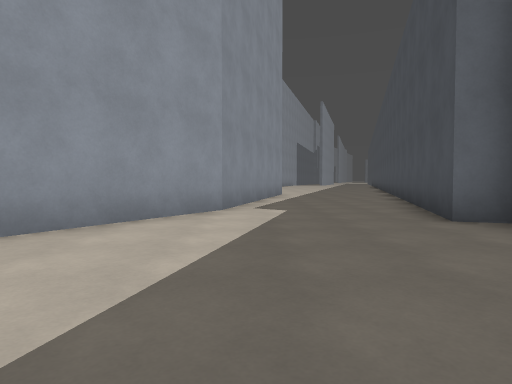
view 1 (above)

18 first-person views from a walk through a level from a Godot 3-D game. The camera is 1.2 m above the floor, tilts 2° down and sees 75° across. The floor is counted in squares, 2 m on a side. Each view is taken from the middle of a square. On the plan, view 1 faces up. The plan holds only what a view shows up to about 10 squares ahead; the rest is blank. The place goes on beyond the plan. Surface patterns are stand-ins for the level's own textures.

view 2
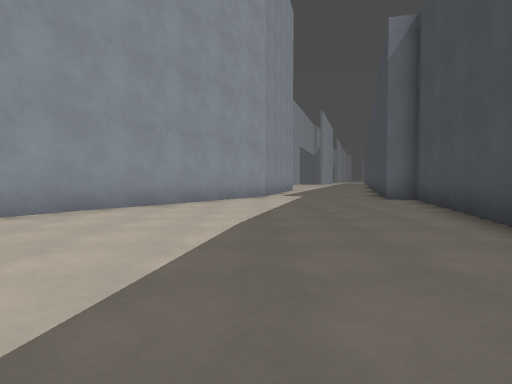

view 3
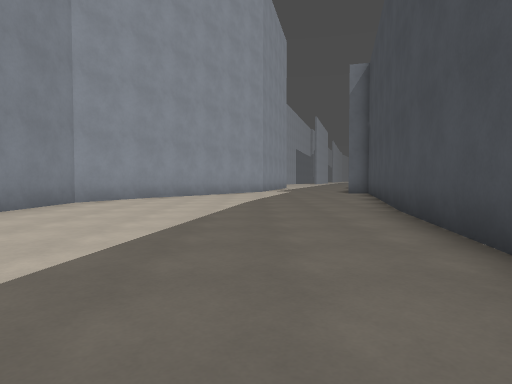

view 4
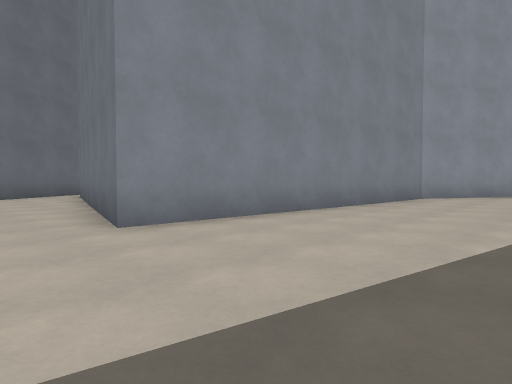

view 5
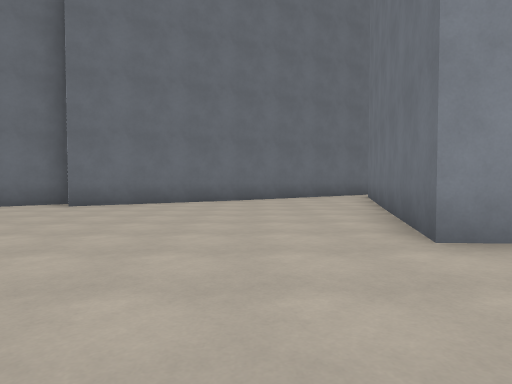

view 6
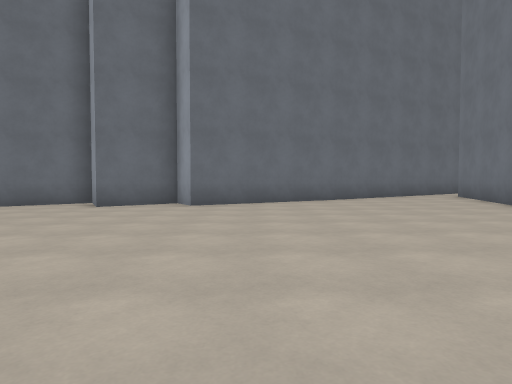

view 7
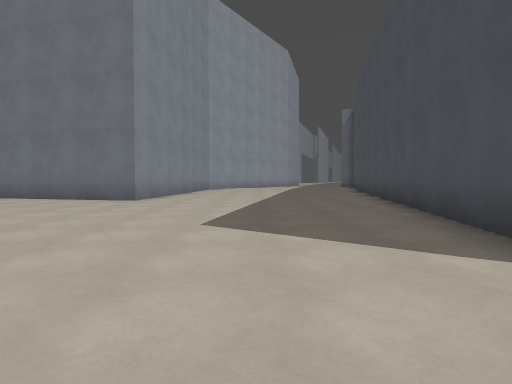

view 8
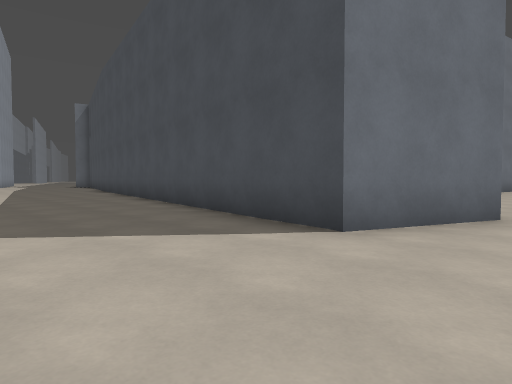

view 9
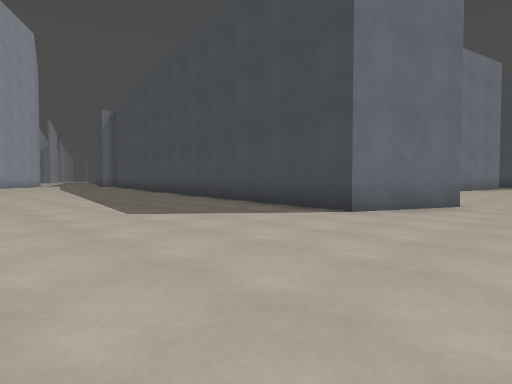

view 10
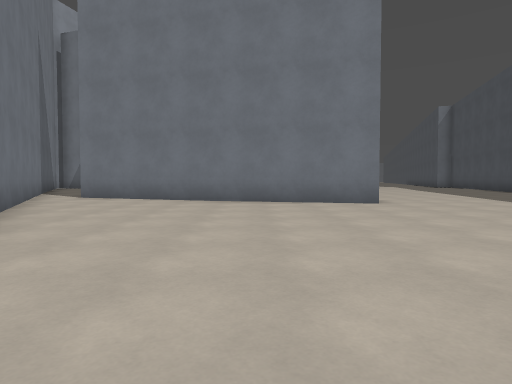

view 11
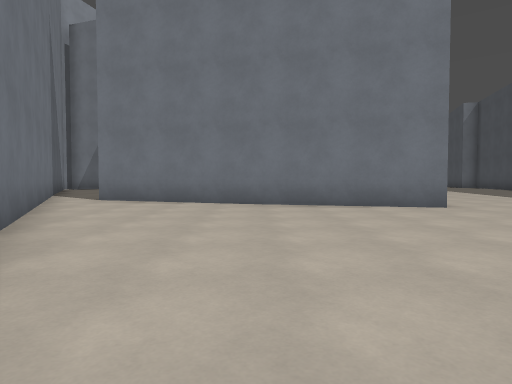

view 12
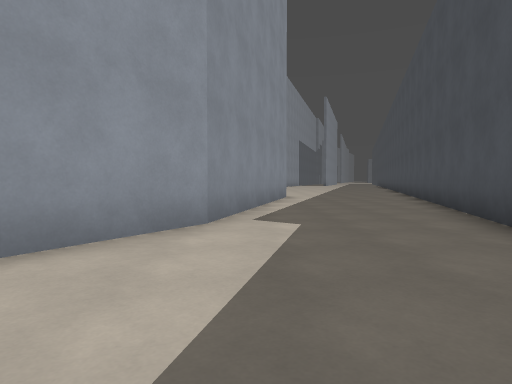

view 13
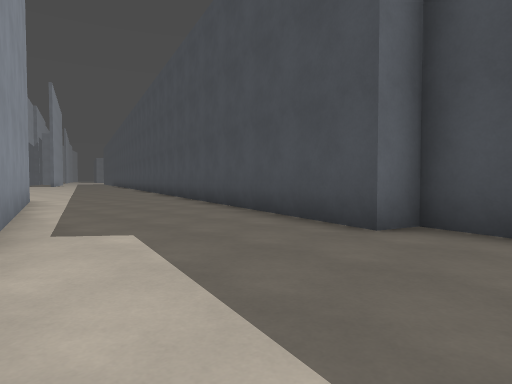

view 14
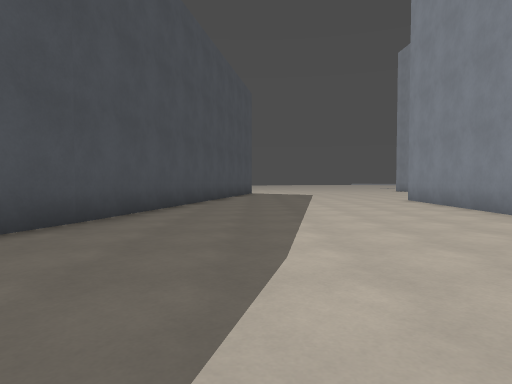

view 15
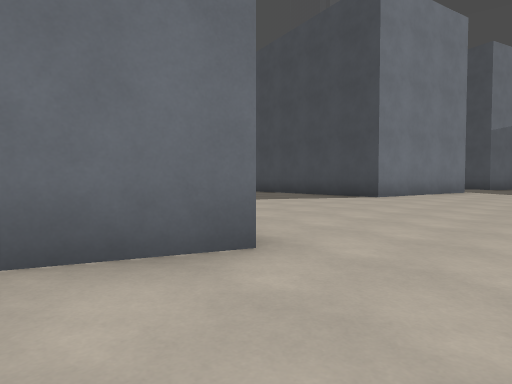

view 16
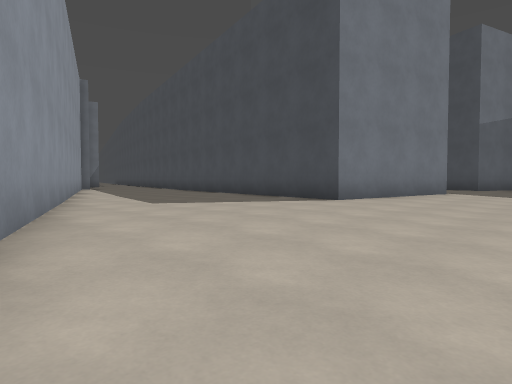

view 17
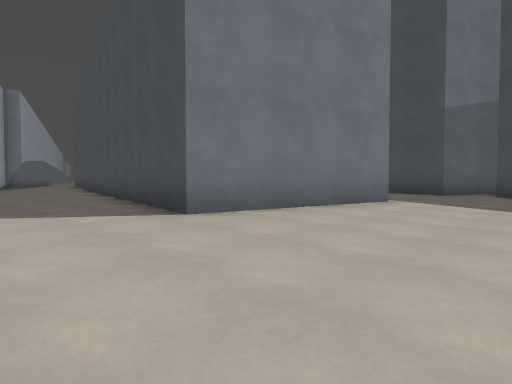

view 18
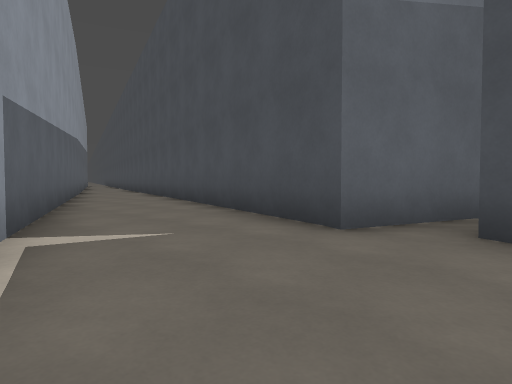

### Floor plan
Key: @ floor where view 1 was taken; # wall or solid block; . main floor; - floor 0.25 m lower than the main floor.
Columns run from 15 left of view 1 to 19 right of it. Each row starts with its distance up from view 1.
 12                #....#
 11                #....#
 10                #....#
  9               ##...##
  8               #....#
  7               #....#
  6              ##...##
  5             ##....##
  4             #......#
  3            ##.....##
  2            #......#
  1           ##......#
  0          ##....@..#
 -1          #.......##
 -2          #.......#
 -3          #.......#
 -4          #.......#
 -5          #.......#
 -6          #......##
 -7 ####     #......#              #
 -8 #..##### #......#   #  ..     ##.
 -9 #..----###......#  ##....#    #...#
-10 ##-----------..-#  #-....#   ##..##
-11  #-------------## ##.....#   #...#
-12  ##------------#  #-.....#   #...#
-13   #------------#  #.....##  ##..##
-14   ##-----------# ##.....#   #...#
-15    #-----------###......#####...#
-16    #-----------###.........##...##
-17    #-------------#----...........#
-18   ##---- -----------------......##
-19   #----  ----- -----------

Positions as (right, up) in squares from view 1, and headings:
1: (0, 0), facing up
2: (-1, -5), facing up
3: (-1, -9), facing up
4: (-2, -11), facing up-left
5: (-3, -11), facing left
6: (-3, -14), facing left
7: (-3, -18), facing up
8: (-4, -18), facing up-right
9: (-6, -19), facing up-right
10: (-9, -17), facing up
11: (-10, -16), facing up
12: (0, 2), facing up
13: (-1, 3), facing up-right
14: (-1, 2), facing down
15: (0, -19), facing up-right
16: (2, -19), facing up-right
17: (6, -19), facing up-right
18: (13, -18), facing up-right
